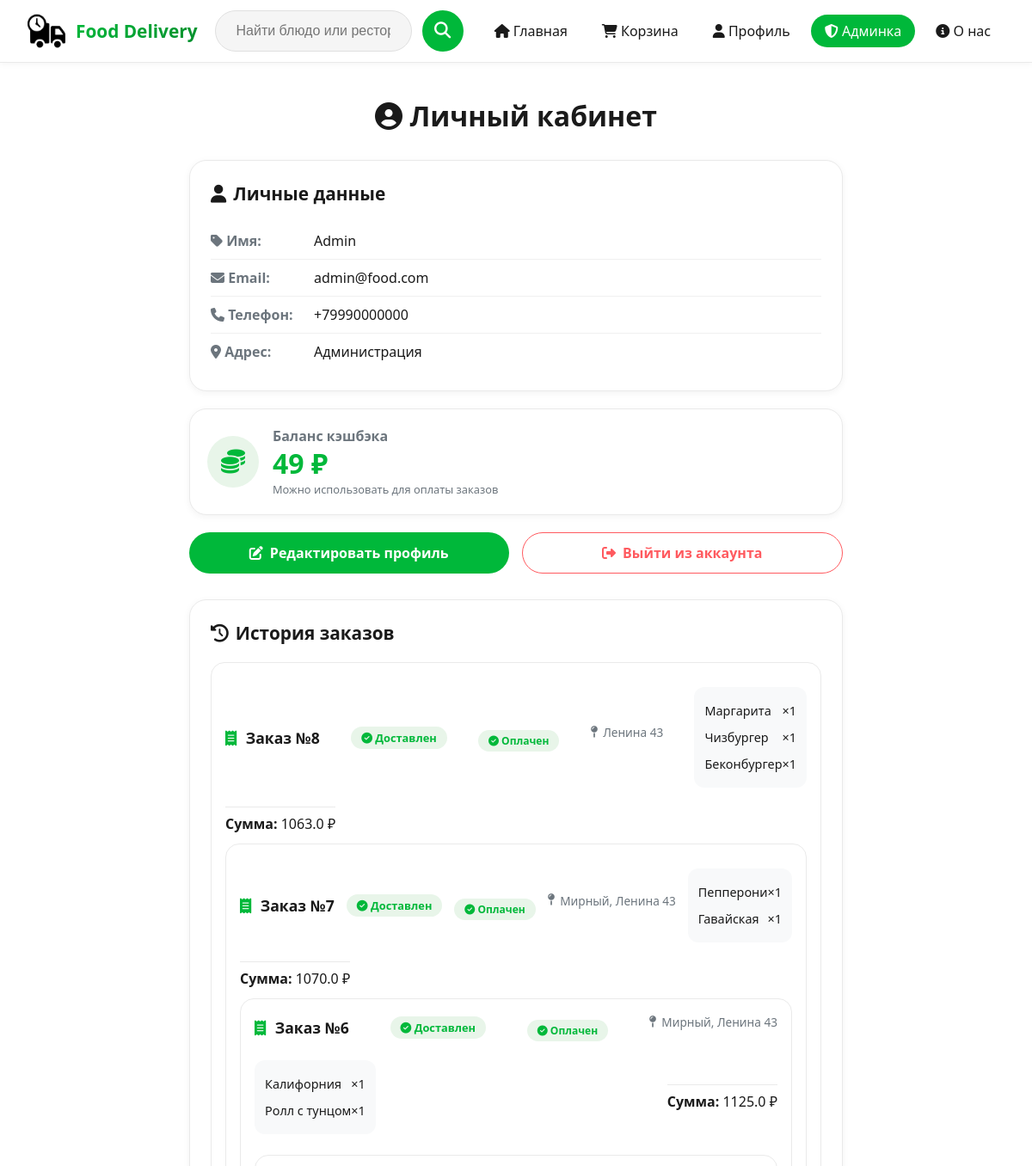
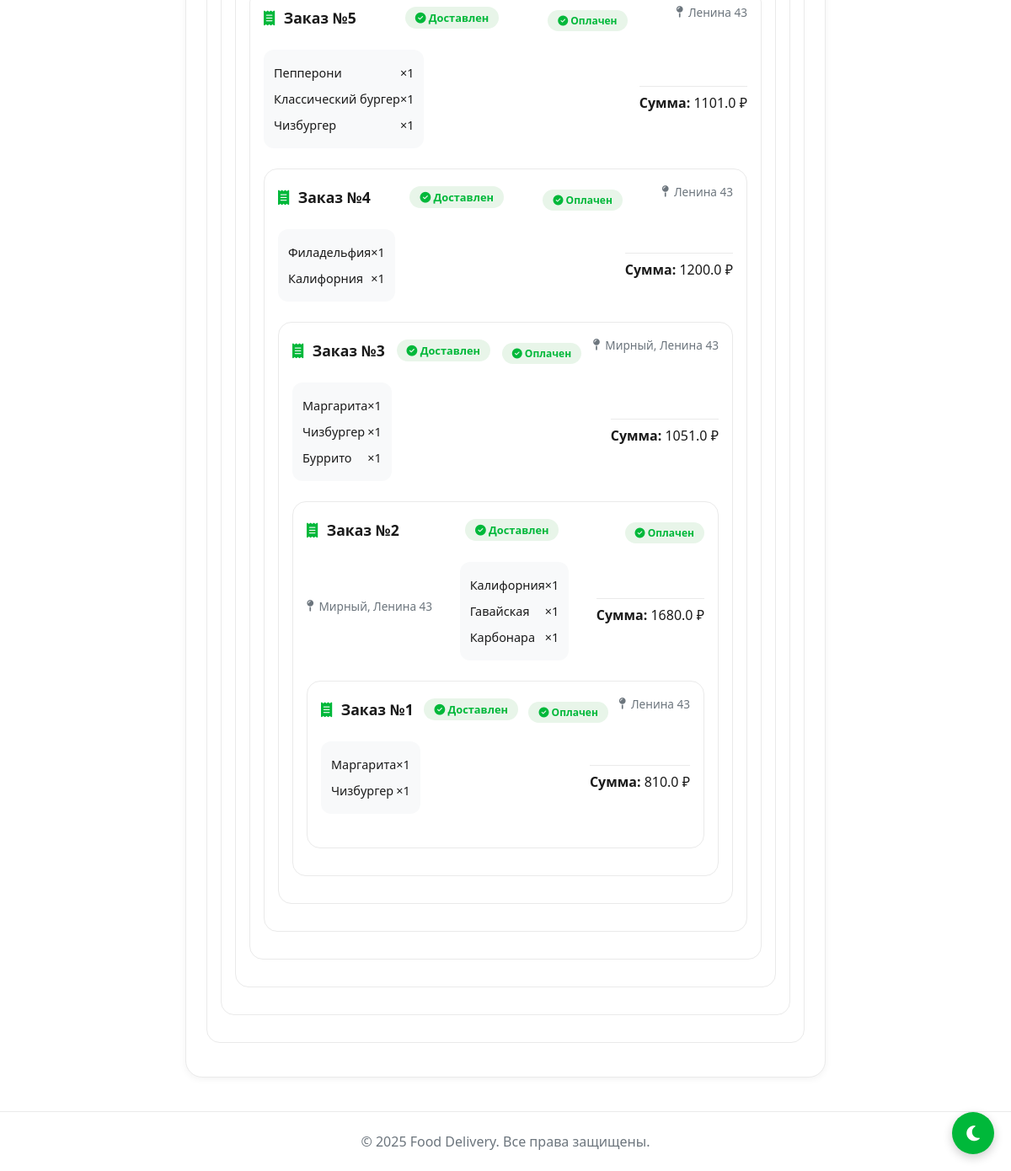
The app's page /profile (signed in), older data (2 pictures, top to bottom).
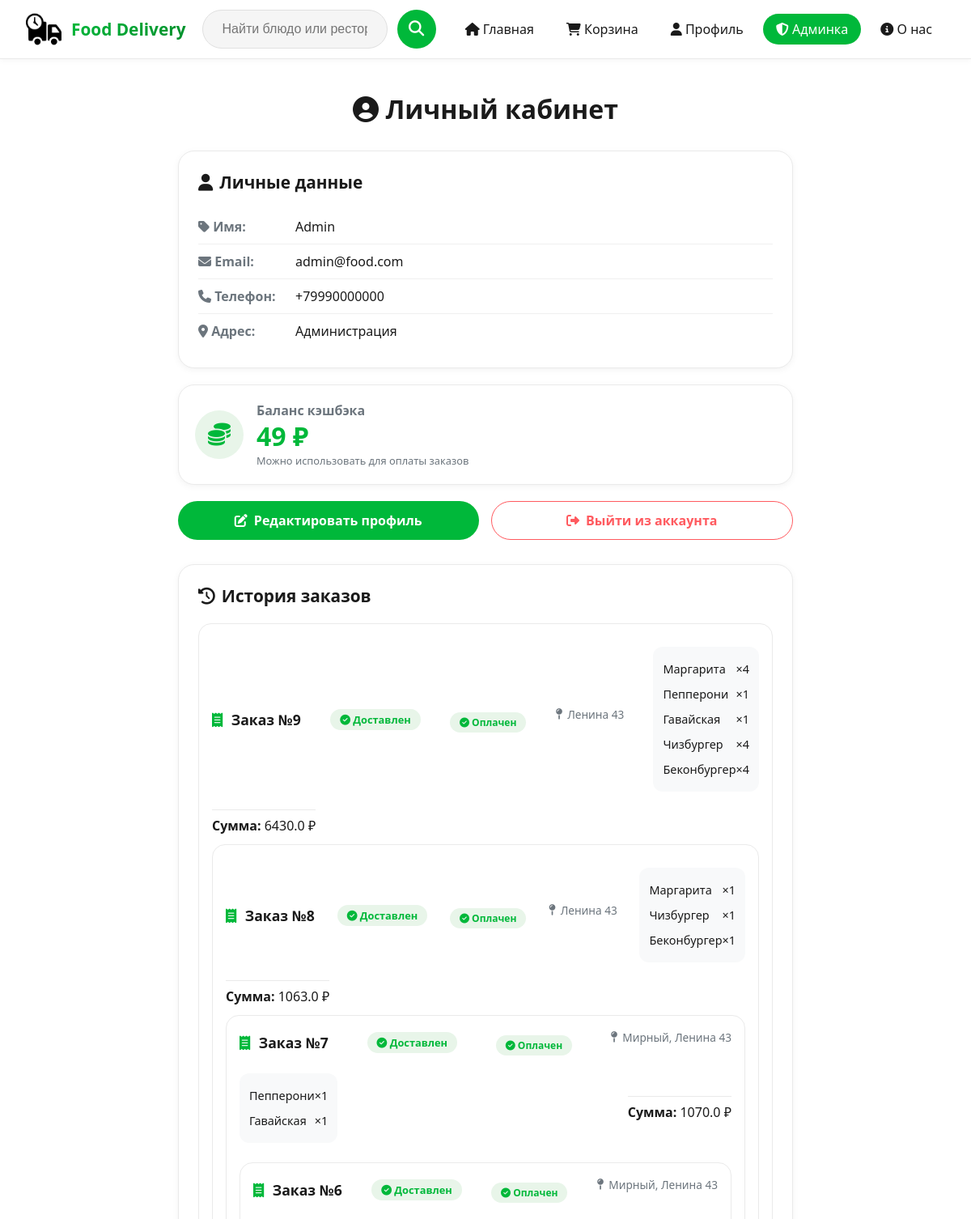
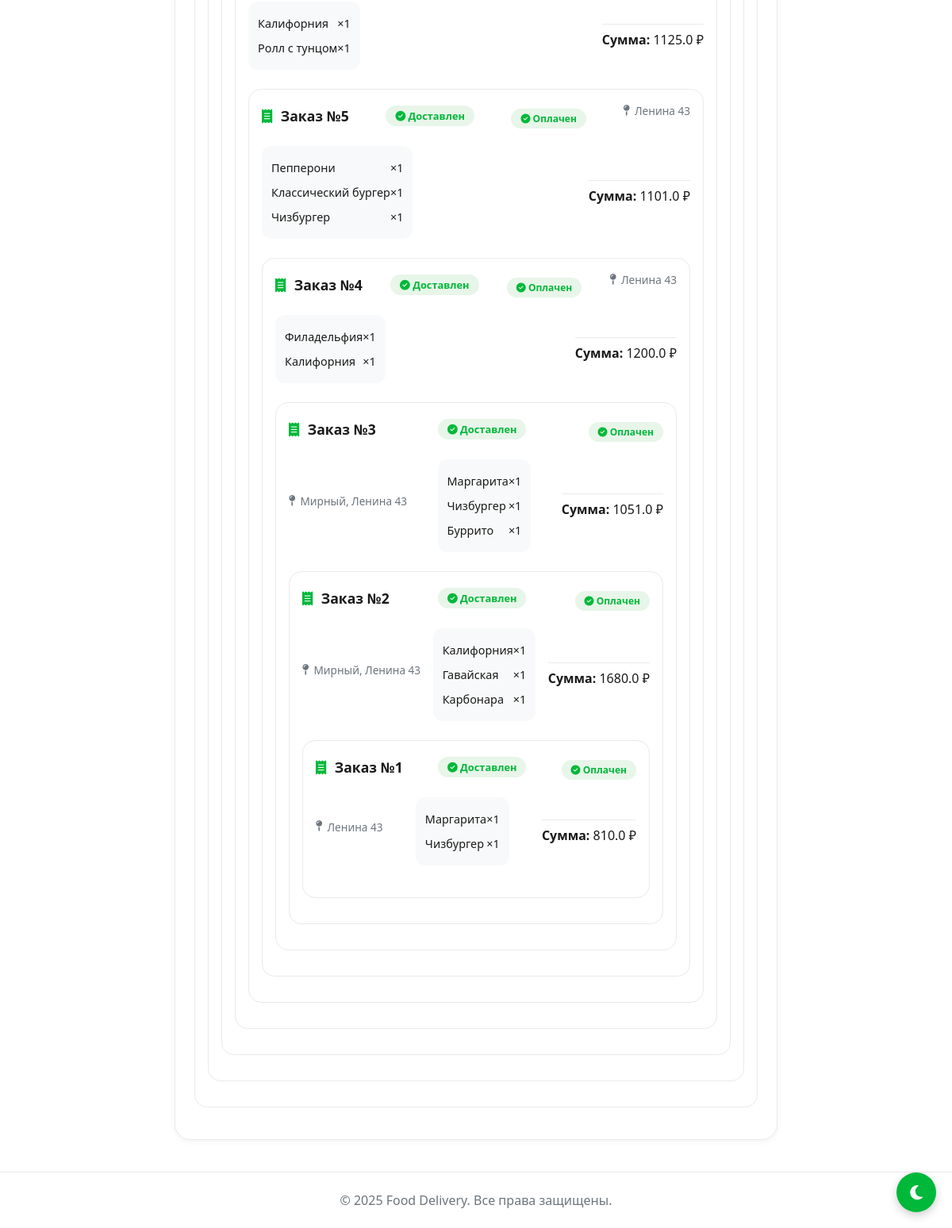
The same page, newer data (2 pictures, top to bottom).
### models.py (models this page shows, shortened)
class User(UserMixin, db.Model):
    __tablename__ = 'user'
    __table_args__ = {'extend_existing': True}
    id = db.Column(db.Integer, primary_key=True)
    username = db.Column(db.String(64), unique=True, nullable=False, index=True)
    email = db.Column(db.String(120), unique=True, nullable=False, index=True)
    password_hash = db.Column(db.String(128), nullable=False)
    phone = db.Column(db.String(30))
    address = db.Column(db.String(255))
    cashback_balance = db.Column(db.Float, default=0.0)
    is_admin = db.Column(db.Boolean, default=False)
    orders = db.relationship('Order', back_populates='user', cascade='all, delete-orphan')

class Order(db.Model):
    __tablename__ = 'order'
    id = db.Column(db.Integer, primary_key=True)
    user_id = db.Column(db.Integer, db.ForeignKey('user.id', ondelete='CASCADE'), nullable=False, index=True)
    address = db.Column(db.String(255))
    total_price = db.Column(db.Float, default=0.0)
    created_at = db.Column(db.DateTime, default=datetime.utcnow, index=True)
    use_cashback = db.Column(db.Boolean, default=False)
    cashback_used = db.Column(db.Float, default=0.0)
    is_paid = db.Column(db.Boolean, default=False)
    payment_id = db.Column(db.String(50), default=None)
    paid_at = db.Column(db.DateTime, default=None)
    user = db.relationship('User', back_populates='orders')
    items = db.relationship('OrderItem', backref='order', lazy=True, cascade='all, delete-orphan')

class OrderItem(db.Model):
    __tablename__ = 'order_item'
    id = db.Column(db.Integer, primary_key=True)
    order_id = db.Column(db.Integer, db.ForeignKey('order.id', ondelete='CASCADE'), nullable=False)
    menu_item_id = db.Column(db.Integer, db.ForeignKey('menu_item.id', ondelete='CASCADE'), nullable=False)
    quantity = db.Column(db.Integer, default=1)
    menu_item = db.relationship('MenuItem')

class MenuItem(db.Model):
    __tablename__ = 'menu_item'
    search_name = db.Column(db.String(200), default='')
    id = db.Column(db.Integer, primary_key=True)
    name = db.Column(db.String(200), nullable=False, index=True)
    price = db.Column(db.Float, nullable=False)
    restaurant_id = db.Column(db.Integer, db.ForeignKey('restaurant.id', ondelete='CASCADE'), nullable=False)
    description = db.Column(db.String(400))
    weight = db.Column(db.String(50))
    image = db.Column(db.String(200), default='images/default.png')
    category = db.Column(db.String(50), default='other')

### routes.py (the view)
@main_bp.route('/profile')
@login_required
def profile():
    from datetime import datetime, timezone, timedelta
    orders = Order.query.filter_by(user_id=current_user.id).order_by(Order.id.desc()).all()
    now = datetime.now(timezone.utc)
    for order in orders:
        if order.created_at is None:
            order.created_at = now
        if order.created_at.tzinfo is None:
            order.created_at = order.created_at.replace(tzinfo=timezone.utc)
        delivery_times = []
        for item in order.items:
            if item.menu_item and item.menu_item.restaurant:
                delivery_times.append(item.menu_item.restaurant.delivery_time)
        max_delivery = max(delivery_times) if delivery_times else 30
        order.max_delivery = max_delivery
        delivery_end_time = order.created_at + timedelta(minutes=max_delivery)
        order.is_active = now < delivery_end_time
    return render_template('profile.html', user=current_user, orders=orders)
    return render_template('profile.html', user=current_user, orders=orders)

### app.py (called while the page is built)
@login_manager.user_loader
def load_user(user_id):
    return User.query.get(int(user_id))

### templates/profile.html (shortened to what this page needs)
{% extends "base.html" %}
{% block content %}
<div class="profile-container">
    <h1 style="text-align: center; margin-bottom: 30px; color: #1a1a1a;">
        <i class="fas fa-user-circle"></i> Личный кабинет
    </h1>
    <div class="profile-card">
        <h2><i class="fas fa-user"></i> Личные данные</h2>
        <div class="info-row">
            <span class="info-label"><i class="fas fa-tag"></i> Имя:</span>
            <span class="info-value">{{ user.username }}</span>
        </div>
        <div class="info-row">
            <span class="info-label"><i class="fas fa-envelope"></i> Email:</span>
            <span class="info-value">{{ user.email }}</span>
        </div>
        <div class="info-row">
            <span class="info-label"><i class="fas fa-phone"></i> Телефон:</span>
            <span class="info-value">{{ user.phone or "Не указан" }}</span>
        </div>
        <div class="info-row">
            <span class="info-label"><i class="fas fa-map-marker-alt"></i> Адрес:</span>
            <span class="info-value">{{ user.address or "Не указан" }}</span>
        </div>
    </div>
    <div class="cashback-card">
        <div class="cashback-icon">
            <i class="fas fa-coins"></i>
        </div>
        <div class="cashback-content">
            <h3>Баланс кэшбэка</h3>
            <div class="cashback-amount">{{ "%.0f"|format(user.cashback_balance or 0) }} ₽</div>
            <p>Можно использовать для оплаты заказов</p>
        </div>
    </div>
    <div class="action-buttons">
        <a class="btn btn-primary" href="{{ url_for('main.edit_profile') }}">
            <i class="fas fa-edit"></i> Редактировать профиль
        </a>
        <a class="btn btn-logout" href="{{ url_for('main.logout') }}">
            <i class="fas fa-sign-out-alt"></i> Выйти из аккаунта
        </a>
    </div>
    <div class="orders-card">
        <h2><i class="fas fa-history"></i> История заказов</h2>
        {% if orders %}
            {% for order in orders %}
                <div class="order-item">
                    <div class="order-header">
                        <div class="order-number">
                            <i class="fas fa-receipt"></i> Заказ №{{ order.id }}
                        </div>
                      {% if order.is_active %}
    <div class="order-status active">
        <i class="fas fa-truck"></i> В пути
    </div>
     <div class="order-reorder-btn" style="margin-top: 12px;">
    <a href="{{ url_for('main.reorder', order_id=order.id) }}" class="btn-small">
        <i class="fas fa-redo-alt"></i> Заказать заново
    </a>
    </div>
    <div class="delivery-timer-container"
         data-created="{{ order.created_at.isoformat() }}"
         data-delivery-time="{{ order.max_delivery }}">
        <div class="delivery-timer-text">
            <i class="fas fa-clock"></i>
            <span class="timer-display">--:--</span>
        </div>
        <div class="delivery-progress-bar">
            <div class="delivery-progress-fill"></div>
        </div>
    </div>
{% else %}
    <div class="order-status completed">
        <i class="fas fa-check-circle"></i> Доставлен
    </div>
{% endif %}
                    {% if not order.is_paid %}
                        <div class="payment-status unpaid">
                            <i class="fas fa-clock"></i> Ожидает оплаты
                        </div>
                    {% else %}
                        <div class="payment-status paid">
                            <i class="fas fa-check-circle"></i> Оплачен
                        </div>
                    {% endif %}
                    <div class="order-address">
                        <i class="fas fa-map-pin"></i> {{ order.address }}
                    </div>
                    <div class="order-items">
                        {% for item in order.items %}
                            <div class="order-item-row">
                                <span>{{ item.menu_item.name }}</span>
                                <span>×{{ item.quantity }}</span>
                            </div>
                        {% endfor %}
                    </div>
                    <div class="order-total">
                        <strong>Сумма:</strong> {{ order.total_price }} ₽
                    </div>
                </div>
            {% endfor %}
        {% else %}
            <div class="empty-orders">
                <i class="fas fa-shopping-bag"></i>
                <p>У вас пока нет заказов</p>
                <a href="{{ url_for('main.index') }}" class="btn btn-small">Выбрать ресторан</a>
            </div>
        {% endif %}
    </div>
</div>
{% endblock %}

### templates/base.html (shortened to what this page needs)
<!doctype html>
<html lang="ru">
<head>
  <link rel="stylesheet" href="{{ url_for('static', filename='style.css') }}">
  <link rel="stylesheet" href="https://use.fontawesome.com/releases/v6.5.1/css/all.css">
</head>
<body style="margin:0; font-family:'Segoe UI', Arial, sans-serif; background:white; color:#1a1a1a;">
<button id="themeToggle" class="theme-toggle"><i class="fas fa-moon"></i></button>
<header style="display:flex; align-items:center; gap:20px; padding:12px 32px; background:white; position:sticky; top:0; z-index:1000; border-bottom:1px solid #eaeaea; box-shadow:0 1px 8px rgba(0,0,0,0.05); transition: background 0.3s, border-color 0.3s;">
  <a href="{{ url_for('main.index') }}" style="display:flex; align-items:center; gap:12px; text-decoration:none;">
    <img id="site-logo" src="{{ url_for('static', filename='images/food_delivery.png') }}" alt="logo" style="height:44px;">
    <span class="logo-text">Food Delivery</span>
  </a>
  <div style="position:relative; flex:1; display:flex; justify-content:center;">
    <div style="width:100%; max-width:800px;">
      <div style="display:flex; gap:12px; align-items:center;">
        <input id="search-input" class="search-input" type="text" placeholder="Найти блюдо или ресторан..." autocomplete="off" style="flex:1; height:48px; padding:0 24px; font-size:16px;">
        <button id="search-button" class="search-btn" title="Найти" style="width:48px; height:48px; display:flex; align-items:center; justify-content:center; cursor:pointer;">
          <i class="fas fa-search" style="color:white; font-size:1.2rem;"></i>
        </button>
      </div>
    </div>
  </div>
  <nav style="display:flex; gap:8px; align-items:center;">
    {% if current_user.is_authenticated %}
      <a href="{{ url_for('main.index') }}"><i class="fas fa-home"></i> Главная</a>
      <a href="{{ url_for('main.cart') }}"><i class="fas fa-shopping-cart"></i> Корзина</a>
      <a href="{{ url_for('main.profile') }}"><i class="fas fa-user"></i> Профиль</a>
      {% if current_user.is_admin %}
        <a href="{{ url_for('main.admin_panel') }}" style="background: #00b83a; color: white !important; border-radius: 30px;"><i class="fas fa-shield-alt"></i> Админка</a>
      {% endif %}
      <a href="{{ url_for('main.about') }}"><i class="fas fa-info-circle"></i> О нас</a>
    {% else %}
      <a href="{{ url_for('main.login') }}"><i class="fas fa-sign-in-alt"></i> Вход</a>
      <a href="{{ url_for('main.register') }}"><i class="fas fa-user-plus"></i> Регистрация</a>
      <a href="{{ url_for('main.about') }}"><i class="fas fa-info-circle"></i> О нас</a>
    {% endif %}
  </nav>
</header>
<main style="min-height:calc(100vh - 120px);">
  {% block content %}{% endblock %}
</main>
<footer style="background:white; color:#6c757d; text-align:center; padding:24px; border-top:1px solid #eaeaea; transition: background 0.3s, border-color 0.3s;">
  <p>&copy; 2025 Food Delivery. Все права защищены.</p>
</footer>
</body>
</html>

### static/style.css (style rules this page uses)
* { margin: 0; padding: 0; box-sizing: border-box; }
body { font-family: -apple-system, BlinkMacSystemFont, 'Segoe UI', Roboto, 'Helvetica Neue', Arial, sans-serif; background-color: #ffffff; color: #1a1a1a; transition: background 0.3s ease, color 0.3s ease; animation: fadeIn 0.6s ease-out; }
header, footer, nav, .restaurant, .promo-card, .menu-item, .cart-item, .cart-total, .form-container, .profile-card, .admin-card, .card, .search-input, .search-autocomplete, .btn, .category-btn, input, textarea, select, button, .empty-cart, .team-card, .about-card { transition: background 0.3s ease, color 0.3s ease, border-color 0.3s ease, box-shadow 0.3s ease; }
header { background: #ffffff; box-shadow: 0 1px 8px rgba(0,0,0,0.05); padding: 12px 32px; border-bottom: 1px solid #eaeaea; display: flex; align-items: center; gap: 20px; }
header a { color: #1a1a1a; text-decoration: none; transition: all 0.2s ease; }
.logo-text { font-weight: 700; font-size: 1.3rem; background: linear-gradient(135deg, #00b83a, #008f2c); -webkit-background-clip: text; background-clip: text; color: transparent; }
nav a { border-radius: 30px; font-weight: 500; padding: 8px 16px; }
.search-input { background: #f3f3f3; border: 1px solid transparent; border-radius: 40px; color: #1a1a1a; font-size: 15px; height: 48px; padding-left: 20px; width: 100%; }
.search-btn { background: #00b83a; border-radius: 50%; width: 48px; height: 48px; border: none; cursor: pointer; display: flex; align-items: center; justify-content: center; }
.profile-container { max-width: 800px; margin: 40px auto; padding: 0 20px; }
.btn, button[type="submit"], .restaurant .btn { background: #00b83a; color: white; border-radius: 40px; padding: 12px 24px; font-weight: 600; border: none; cursor: pointer; text-decoration: none; display: inline-flex; align-items: center; gap: 8px; transition: all 0.2s ease; }
footer { background: white; color: #6c757d; text-align: center; padding: 24px; border-top: 1px solid #eaeaea; }
.theme-toggle { position: fixed; bottom: 20px; right: 20px; width: 50px; height: 50px; border-radius: 50%; background: #00b83a; border: none; box-shadow: 0 4px 12px rgba(0,0,0,0.2); cursor: pointer; z-index: 1000; display: flex; align-items: center; justify-content: center; font-size: 1.3rem; color: white; }
header img, img#site-logo { filter: invert(1) !important; -webkit-filter: invert(1) !important; }

### templates/base.html (style rules this page uses)
body { animation: fadeInPage 0.5s ease-out; background: #ffffff; color: #1a1a1a; transition: background 0.3s ease, color 0.3s ease; }
header, footer, nav, .restaurant, .restaurant-card, .item-card, .promo-card, .profile-card, .cashback-card, .orders-card, .cart-item, .cart-total, .menu-item, .team-card, .about-card, .form-container, .edit-profile-form, .admin-card, .search-input, .search-autocomplete, .btn, .category-btn, .search-btn, input, textarea, select, button { transition: background 0.3s ease, color 0.3s ease, border-color 0.3s ease, box-shadow 0.3s ease !important; }
nav a { color: #1a1a1a !important; text-decoration: none; padding: 8px 16px; border-radius: 30px; transition: all 0.2s; }
.search-input { background: #f5f5f5 !important; border: 1px solid #e0e0e0 !important; border-radius: 40px !important; color: #1a1a1a !important; }
.search-btn { background: #00b83a !important; border: none; border-radius: 50%; }
.logo-text { font-weight: 700; font-size: 1.3rem; background: linear-gradient(135deg, #00b83a, #008f2c); -webkit-background-clip: text; background-clip: text; color: transparent; }
.theme-toggle { position: fixed; bottom: 20px; right: 20px; width: 50px; height: 50px; border-radius: 50%; background: #00b83a; border: none; box-shadow: 0 4px 12px rgba(0,0,0,0.2); cursor: pointer; z-index: 1000; display: flex; align-items: center; justify-content: center; font-size: 1.3rem; transition: all 0.3s ease; color: white; }

Row changes from the older to the newer data that the page shows:
added Order: id "9", is_paid True (drawn), address "Ленина 43", total_price "6430.0"
added OrderItem: menu_item.name "Маргарита", quantity "4", shown under "9"
added OrderItem: menu_item.name "Пепперони", quantity "1", shown under "9"
added OrderItem: menu_item.name "Гавайская", quantity "1", shown under "9"
added OrderItem: menu_item.name "Чизбургер", quantity "4", shown under "9"
added OrderItem: menu_item.name "Беконбургер", quantity "4", shown under "9"
